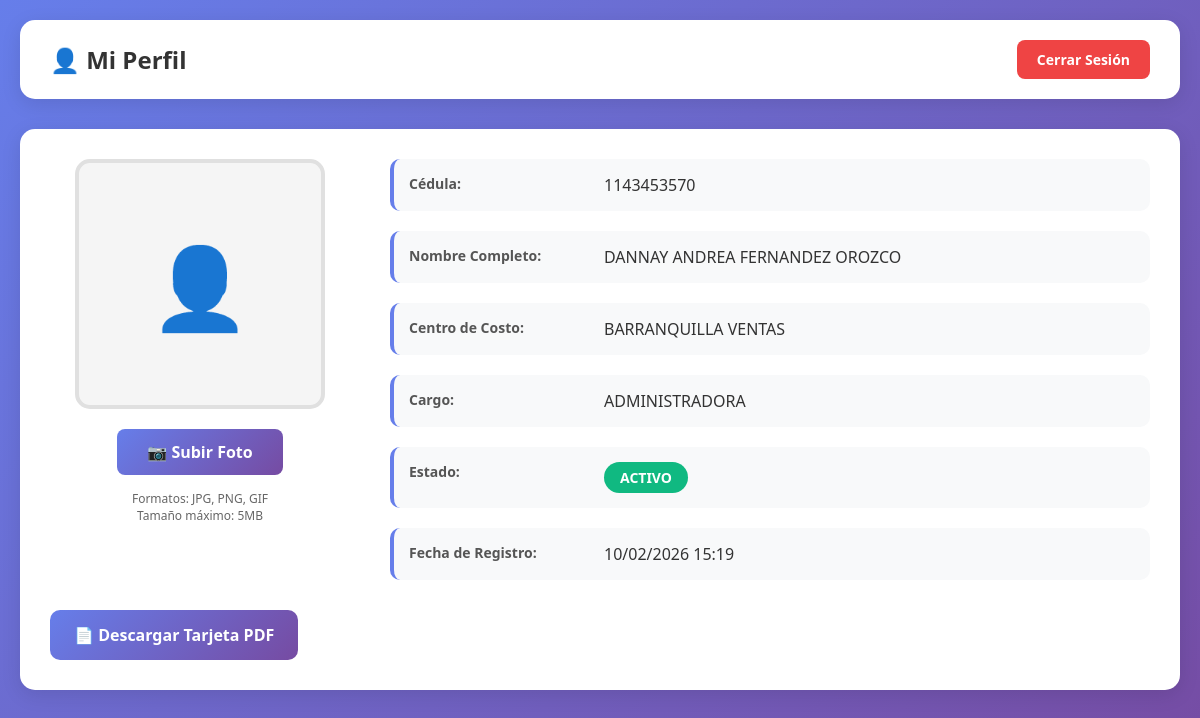
Page /perfil.php (signed in) on the committed database.
### tables this page shows
CREATE TABLE IF NOT EXISTS empleados (
    id INT(11) AUTO_INCREMENT PRIMARY KEY,
    cedula VARCHAR(20) NOT NULL UNIQUE,
    nombre VARCHAR(255) NOT NULL,
    centro_costo VARCHAR(255) NOT NULL,
    cargo VARCHAR(255) NOT NULL,
    password VARCHAR(255) NOT NULL,
    foto_perfil VARCHAR(255) DEFAULT NULL,
    estado ENUM('activo', 'inactivo') DEFAULT 'activo',
    fecha_registro TIMESTAMP DEFAULT CURRENT_TIMESTAMP,
    INDEX idx_cedula (cedula),
    INDEX idx_estado (estado)
);

### perfil.php (the view, shortened to what this page needs)
<?php
require_once 'config.php';
$empleado_id = $_SESSION['empleado_id'];
$stmt = $conn->prepare("SELECT * FROM empleados WHERE id = ?");
$stmt->bind_param("i", $empleado_id);
$stmt->execute();
$result = $stmt->get_result();
$empleado = $result->fetch_assoc();
?>
<!DOCTYPE html>
<html lang="es">
<head>
</head>
<body>
    <div class="container">
        <div class="header">
            <h1>👤 Mi Perfil</h1>
            <a href="logout.php" class="logout-btn">Cerrar Sesión</a>
        </div>
        <div class="card">
            <div class="profile-section">
                <div class="photo-upload">
                    <div class="photo-preview" id="photoPreview">
                        <?php if (!empty($empleado['foto_perfil']) && file_exists($empleado['foto_perfil'])): ?>
                            <img src="<?php echo htmlspecialchars($empleado['foto_perfil']); ?>" alt="Foto de perfil">
                        <?php else: ?>
                            <div class="placeholder">👤</div>
                        <?php endif; ?>
                    </div>
                    <form method="POST" enctype="multipart/form-data" id="uploadForm">
                        <div class="file-input-wrapper">
                            <label for="foto" class="file-input-label">
                                📷 Subir Foto
                            </label>
                        </div>
                        <div class="upload-info">
                            Formatos: JPG, PNG, GIF<br>
                            Tamaño máximo: 5MB
                        </div>
                    </form>
                </div>
                <div class="info-grid">
                    <div class="info-row">
                        <div class="info-label">Cédula:</div>
                        <div class="info-value"><?php echo htmlspecialchars($empleado['cedula']); ?></div>
                    </div>
                    <div class="info-row">
                        <div class="info-label">Nombre Completo:</div>
                        <div class="info-value"><?php echo htmlspecialchars($empleado['nombre']); ?></div>
                    </div>
                    <div class="info-row">
                        <div class="info-label">Centro de Costo:</div>
                        <div class="info-value"><?php echo htmlspecialchars($empleado['centro_costo']); ?></div>
                    </div>
                    <div class="info-row">
                        <div class="info-label">Cargo:</div>
                        <div class="info-value"><?php echo htmlspecialchars($empleado['cargo']); ?></div>
                    </div>
                    <div class="info-row">
                        <div class="info-label">Estado:</div>
                        <div class="info-value">
                            <span class="status-badge"><?php echo strtoupper($empleado['estado']); ?></span>
                        </div>
                    </div>
                    <div class="info-row">
                        <div class="info-label">Fecha de Registro:</div>
                        <div class="info-value"><?php echo date('d/m/Y H:i', strtotime($empleado['fecha_registro'])); ?></div>
                    </div>
                </div>
            </div>
            <div class="actions">
                <a href="generar_pdf.php?id=<?php echo $empleado['id']; ?>" class="btn btn-primary" target="_blank">
                    📄 Descargar Tarjeta PDF
                </a>
            </div>
        </div>
    </div>
</body>
</html>

### perfil.php (style rules this page uses)
* { margin: 0; padding: 0; box-sizing: border-box; }
body { font-family: 'Segoe UI', Tahoma, Geneva, Verdana, sans-serif; background: linear-gradient(135deg, #667eea 0%, #764ba2 100%); min-height: 100vh; padding: 20px; }
.header { background: white; padding: 20px 30px; border-radius: 15px; margin-bottom: 30px; display: flex; justify-content: space-between; align-items: center; flex-wrap: wrap; gap: 15px; box-shadow: 0 5px 20px rgba(0,0,0,0.1); }
.header h1 { color: #333; font-size: 24px; }
.logout-btn { background: #ef4444; color: white; padding: 10px 20px; border-radius: 8px; text-decoration: none; font-weight: 600; font-size: 14px; }
.container { max-width: 1200px; margin: 0 auto; }
.card { background: white; border-radius: 15px; padding: 30px; margin-bottom: 30px; box-shadow: 0 5px 20px rgba(0,0,0,0.1); }
.profile-section { display: grid; grid-template-columns: 300px 1fr; gap: 40px; align-items: start; }
.photo-upload { text-align: center; }
.photo-preview { width: 250px; height: 250px; border-radius: 15px; overflow: hidden; margin: 0 auto 20px; border: 4px solid #e0e0e0; background: #f5f5f5; display: flex; align-items: center; justify-content: center; }
.photo-preview .placeholder { font-size: 80px; color: #ccc; }
.file-input-wrapper { position: relative; overflow: hidden; display: inline-block; }
.file-input-label { background: linear-gradient(135deg, #667eea 0%, #764ba2 100%); color: white; padding: 12px 30px; border-radius: 8px; cursor: pointer; font-weight: 600; display: inline-block; transition: transform 0.2s; }
.upload-info { margin-top: 10px; font-size: 12px; color: #666; }
.info-grid { display: grid; gap: 20px; }
.info-row { display: grid; grid-template-columns: 180px 1fr; gap: 15px; padding: 15px; background: #f8f9fa; border-radius: 10px; border-left: 4px solid #667eea; }
.info-label { font-weight: 700; color: #555; font-size: 14px; }
.info-value { color: #333; font-size: 16px; font-weight: 500; }
.status-badge { display: inline-block; padding: 6px 16px; background: #10b981; color: white; border-radius: 20px; font-size: 14px; font-weight: 600; text-transform: uppercase; }
.actions { display: flex; gap: 15px; margin-top: 30px; flex-wrap: wrap; }
.btn { padding: 14px 24px; border-radius: 10px; font-size: 16px; font-weight: 600; text-decoration: none; display: inline-flex; align-items: center; gap: 8px; cursor: pointer; border: none; transition: all 0.3s; }
.btn-primary { background: linear-gradient(135deg, #667eea 0%, #764ba2 100%); color: white; }

### rows in the picture
empleados: cedula "1143453570", nombre "DANNAY ANDREA FERNANDEZ OROZCO", centro_costo "BARRANQUILLA VENTAS", cargo "ADMINISTRADORA", estado "ACTIVO", fecha_registro "10/02/2026 15:19"
